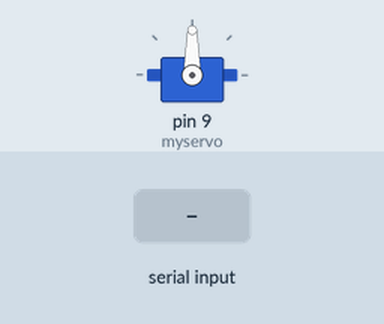
Bench run of a sketch on a simulated Arduino Uno, built with avr-gcc and run on an emulated ATmega328P. On the bench: servo. Inputs (shaded band) come from the test bench.

Above: at 1.2 s.
1.3 s: "30,150\n" received over Serial
At 2.7 s:
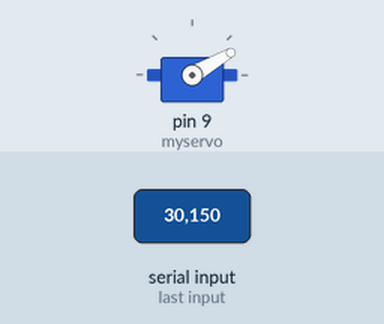
3.8 s: "5\n" received over Serial
At 5.8 s:
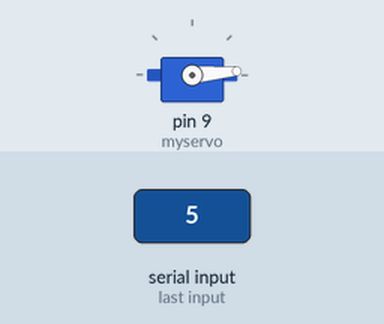
6.2 s: "200\n" received over Serial
At 7.6 s:
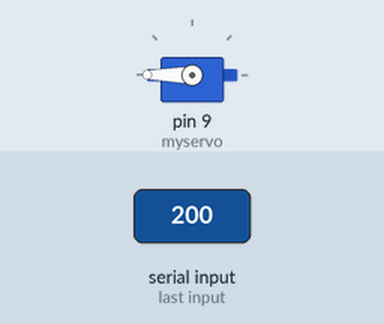
8.7 s: "90,45\n" received over Serial
At 10.7 s:
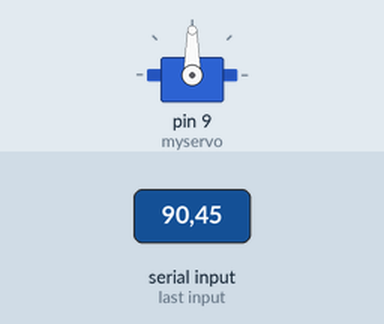
Timing chart, 0 to 12.1 s (numbered marks = the images above; inputs shaded):
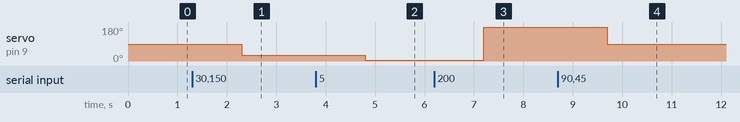

The sketch:

LED.ino
```cpp
#include <Servo.h>

int LED = 13;
String data;


Servo myservo;  // create servo object to control a servo

void setup()
{
  myservo.attach(9);
  Serial.begin(921600);
  //pinMode(LED,OUTPUT);
  //digitalWrite(LED,LOW);
}

void loop()
{
  while(Serial.available())
  {
    data = Serial.readString();
    myservo.write(data.toInt());
  }


//  if(data == '1')
//  {
//    //digitalWrite(LED,HIGH);
//    myservo.write(50);          // tell servo to go to position in variable 'pos'
//    delay(15);
//    Serial.println("LED turned on");
//  }
//
//  else if(data == '0')
//  {
//    myservo.write(100);          // tell servo to go to position in variable 'pos'
//    delay(15);
//    Serial.println("LED turned off");
//  }
}
```

Measured:
- after the input at 1.3 s, servo on pin 9 (myservo): 90° → 30° after 1.0 s
- after the input at 3.8 s, servo on pin 9 (myservo): 30° → 5° after 1.0 s
- after the input at 6.2 s, servo on pin 9 (myservo): 5° → 180° after 1.0 s
- after the input at 8.7 s, servo on pin 9 (myservo): 180° → 90° after 1.0 s
